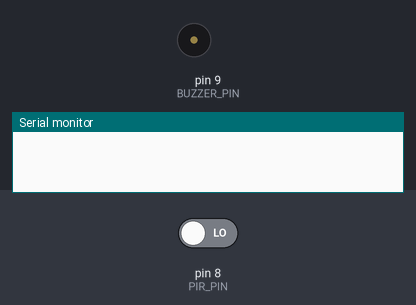
Simulated run of this sketch. Board: Arduino Uno, built with avr-gcc and run on an emulated ATmega328P. On the bench: buzzer (waves = sounding, pin HIGH), the last lines printed to the serial monitor. The test bench sets the inputs (shaded band); at power-on: pin 8 (PIR_PIN) LOW.

Above: at 1.2 s.
1.3 s: pin 8 (PIR_PIN) driven HIGH
At 2.5 s:
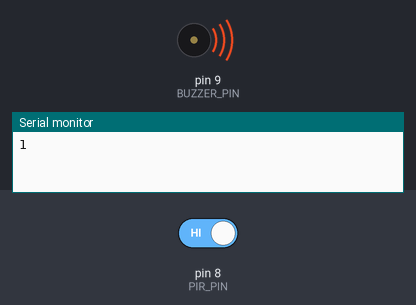
3.6 s: pin 8 (PIR_PIN) driven LOW
At 4.2 s:
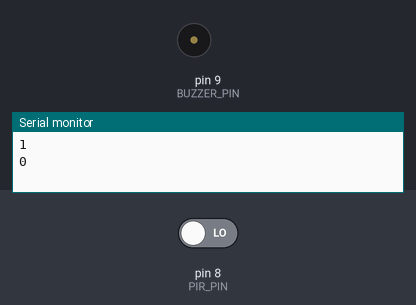
Timing chart, 0 to 6.6 s (numbered marks = the images above; inputs shaded):
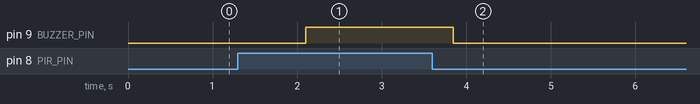

The sketch:

buzzerMotion.ino
```cpp
#define PIR_PIN     8
#define BUZZER_PIN  9

const unsigned long HOLD_TIME = 250;
const unsigned long COOLDOWN_TIME = 2000;
const unsigned long MOTION_CONFIRM_TIME = 100;

unsigned long lastMotionTime = 0;
unsigned long alarmEndedTime = 0;
unsigned long motionStartTime = 0;

bool alarmActive = false;
bool inCooldown = false;
bool motionPending = false;

void setup() {
  Serial.begin(9600);

  pinMode(PIR_PIN, INPUT);
  pinMode(BUZZER_PIN, OUTPUT);

  digitalWrite(BUZZER_PIN, LOW);
}

void loop() {
  unsigned long now = millis();
  int pirState = digitalRead(PIR_PIN);

  inCooldown = !alarmActive &&
               (now - alarmEndedTime < COOLDOWN_TIME);

  if (!inCooldown && pirState == HIGH) {

    if (!motionPending) {
      motionStartTime = now;
      motionPending = true;
    }

    if (now - motionStartTime >= MOTION_CONFIRM_TIME) {
      lastMotionTime = now;

      if (!alarmActive) {
        alarmActive = true;
        Serial.println("1");
      }
    }

  } else {
    motionPending = false;
  }

  if (alarmActive) {

    if (now - lastMotionTime >= HOLD_TIME) {
      alarmActive = false;
      alarmEndedTime = now;
      Serial.println("0");
    }
  }

  digitalWrite(BUZZER_PIN, alarmActive ? HIGH : LOW);

  delay(20);
}
```

Measured:
- after the input at 1.3 s, pin 9 (BUZZER_PIN): LOW → HIGH after 0.80 s
- after the input at 3.6 s, pin 9 (BUZZER_PIN): HIGH → LOW after 0.24 s
